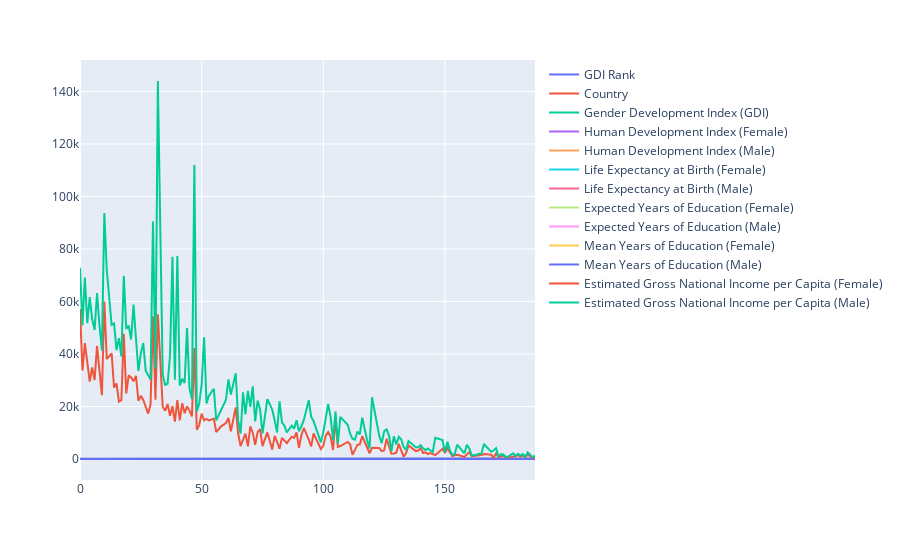

Notebook cell for this chart:
### Code cell
fig = px.line()  
for i,n in enumerate(df1.columns):
    fig.add_scatter(x=df1.index, y= df1[df1.columns[i]], name= df1.columns[i]) 
fig.show()

### Figure 1 — Plotly figure (JSON) as saved in the notebook; plotly's stock layout.template omitted (floating-point values rounded to 4 significant figures; data arrays with more than 128 entries replaced by an {"elided": "..."} marker saying what was removed)
{"data": [{"name": "GDI Rank", "type": "scatter", "x": {"elided": "161 int values"}, "y": {"elided": "161 int values"}}, {"name": "Country", "type": "scatter", "x": {"elided": "161 int values"}, "y": {"elided": "161 str values"}}, {"name": "Gender Development Index (GDI)", "type": "scatter", "x": {"elided": "161 int values"}, "y": {"elided": "161 str values"}}, {"name": "Human Development Index (Female)", "type": "scatter", "x": {"elided": "161 int values"}, "y": {"elided": "161 str values"}}, {"name": "Human Development Index (Male)", "type": "scatter", "x": {"elided": "161 int values"}, "y": {"elided": "161 str values"}}, {"name": "Life Expectancy at Birth (Female)", "type": "scatter", "x": {"elided": "161 int values"}, "y": {"elided": "161 str values"}}, {"name": "Life Expectancy at Birth (Male)", "type": "scatter", "x": {"elided": "161 int values"}, "y": {"elided": "161 str values"}}, {"name": "Expected Years of Education (Female)", "type": "scatter", "x": {"elided": "161 int values"}, "y": {"elided": "161 str values"}}, {"name": "Expected Years of Education (Male)", "type": "scatter", "x": {"elided": "161 int values"}, "y": {"elided": "161 str values"}}, {"name": "Mean Years of Education (Female)", "type": "scatter", "x": {"elided": "161 int values"}, "y": {"elided": "161 str values"}}, {"name": "Mean Years of Education (Male)", "type": "scatter", "x": {"elided": "161 int values"}, "y": {"elided": "161 str values"}}, {"name": "Estimated Gross National Income per Capita (Female)", "type": "scatter", "x": {"elided": "161 int values"}, "y": {"elided": "161 str values"}}, {"name": "Estimated Gross National Income per Capita (Male)", "type": "scatter", "x": {"elided": "161 int values"}, "y": {"elided": "161 str values"}}], "layout": {"legend": {"tracegroupgap": 0}, "margin": {"t": 60}, "xaxis": {"anchor": "y", "domain": [0, 1]}, "yaxis": {"anchor": "x", "domain": [0, 1]}}}
